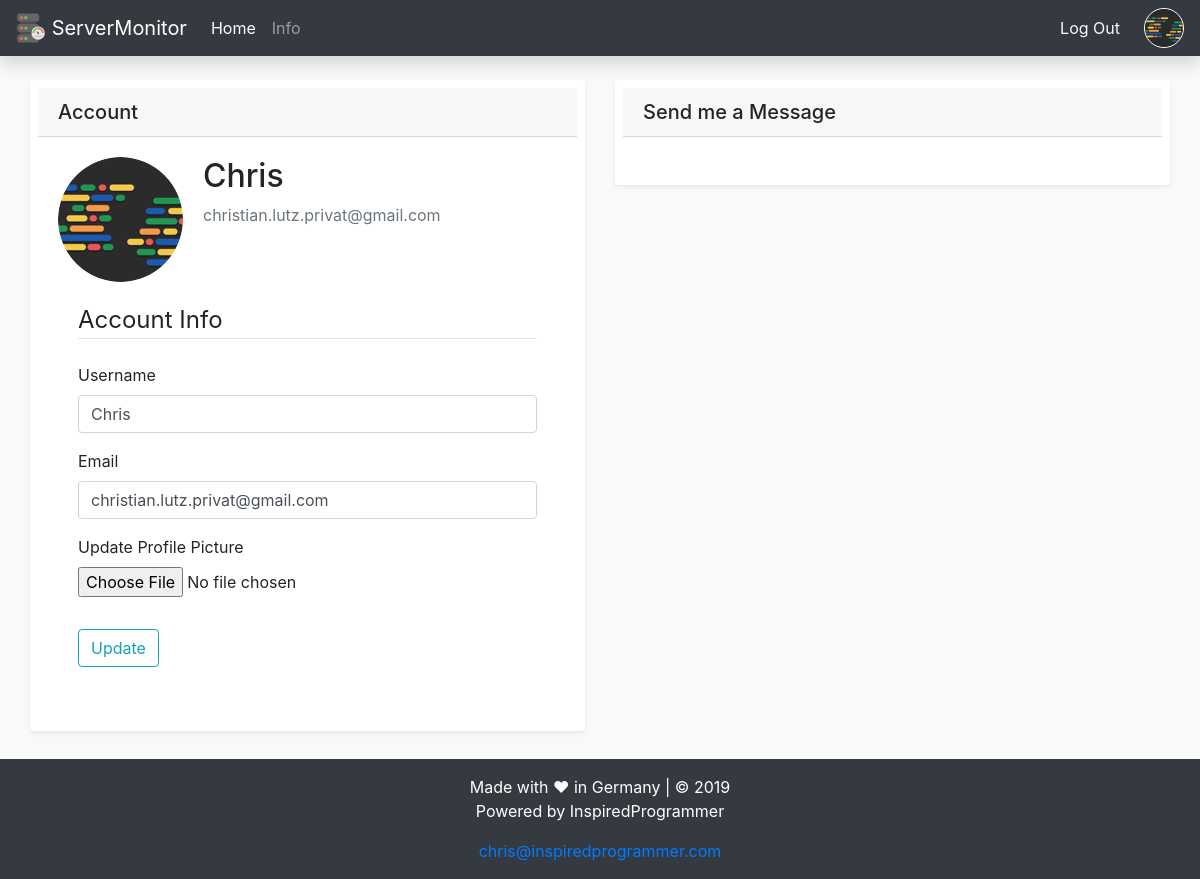
The page /account (signed in) on the database its author committed.
### monitor/models.py (models this page shows, shortened)
class User(db.Model, UserMixin):
    id = db.Column(db.Integer, primary_key=True)
    username = db.Column(db.String(20), unique=True, nullable=False)
    email = db.Column(db.String(20), unique=True, nullable=False)
    image_file = db.Column(db.String(20), nullable=False, default='default.jpg')
    password = db.Column(db.String(60), nullable=False)

### monitor/users/routes.py (the view)
@users.route("/account", methods=('GET', 'POST'))
@login_required
def account():
    form = UpdateAccountForm()
    if form.validate_on_submit():
        if form.picture.data:
            picture_file = save_picture(form.picture.data)
            current_user.image_file = picture_file
        current_user.username = form.username.data
        current_user.email = form.email.data
        db.session.commit()
        flash("Your account has been updated!", 'success')
        return redirect(url_for('users.account'))
    elif request.method == 'GET':
        form.username.data = current_user.username
        form.email.data = current_user.email
    image_file = url_for('static', filename='profile_pictures/' + current_user.image_file)
    return render_template('account.html', title="Your Account | ServerMonitor", image_file=image_file, form=form)

### monitor/users/forms.py (shortened to what this page needs)
class UpdateAccountForm(FlaskForm):
    username = StringField('Username', validators=[DataRequired(), Length(min=2, max=20)])
    email = StringField('Email', validators=[DataRequired(), Email()])
    picture = FileField('Update Profile Picture', validators=[FileAllowed(['jpg', 'png'])])
    submit = SubmitField('Update')

### monitor/models.py (called while the page is built)
@login_manager.user_loader
def load_user(user_id):
    return User.query.get(int(user_id))

### monitor/templates/account.html (shortened to what this page needs)
{% extends 'base.html' %}
{% block content %}
<div class="container-fluid">
    <div class="row">
        <div class="col">
            <div class="container-fluid shadow-sm p-2 mb-5 bg-white rounded">
                <h5 class="card-header">Account</h5>
                    <div class="card-body">
                        <div class="media">
                            <img class="rounded-circle account-img" src="{{ image_file }}" style="margin-right: 20px;" alt="" width="125" height="125">
                            <div class="media-body">
                                <h2 class="account-heading">{{ current_user.username }}</h2>
                                <p class="text-secondary">{{ current_user.email }}</p>
                            </div>
                        </div>
                        <div class="content-section card-body">
                            <form method="POST" action="" enctype="multipart/form-data">
                                <fieldset class="form-group">
                                    <legend class="border-bottom mb-4">Account Info</legend>
                                    <div class="form-group">
                                        {{ form.username.label(class="form-control-label") }}
                                        {% if form.username.errors %}
                                            {{ form.username(class="form-control is-invalid") }}
                                            <div class="invalid-feedback">
                                                {% for error in form.username.errors %}
                                                <span>{{ error }}</span>
                                                {% endfor %}
                                            </div>
                                        {% else %}
                                            {{ form.username(class="form-control form-control") }}
                                        {% endif %}
                                    </div>
                                    <div class="form-group">
                                        {{ form.email.label(class="form-control-label") }}
                                        {% if form.email.errors %}
                                        {{ form.email(class="form-control is-invalid") }}
                                        <div class="invalid-feedback">
                                            {% for error in form.email.errors %}
                                            <span>{{ error }}</span>
                                            {% endfor %}
                                        </div>
                                    {% else %}
                                        {{ form.email(class="form-control form-control") }}
                                    {% endif %}
                                    </div>
                                    <div class="form-group">
                                        {{ form.picture.label() }}
                                        {{ form.picture(class="form-control-file") }}
                                    </div>
                                </fieldset>
                                <div class="form-group">
                                    {{ form.submit(class="btn btn-outline-info") }}
                                </div>
                            </form>
                        </div>
                    </div>
            </div>
        </div>
        <div class="col">
            <div class="container-fluid shadow-sm p-2 mb-5 bg-white rounded">
                <h5 class="card-header">Send me a Message</h5>
                    <div class="card-body">
                    </div>
            </div>
        </div>
    </div>
</div>
{% endblock %}

### monitor/templates/base.html (shortened to what this page needs)
<!doctype html>
<html lang="en" style="width:100%; height:100%; margin:0;">
  <head>
    <link rel="stylesheet" href="https://stackpath.bootstrapcdn.com/bootstrap/4.3.1/css/bootstrap.min.css">
  </head>
  <body class="bg-light">
    <div id="page-container" style="position: relative; min-height: 100vh;">
      <nav class="navbar fixed-top navbar-expand-lg navbar-dark bg-dark shadow">
      <a class="navbar-brand" href="{{url_for('main.index')}}">
        <img src="/static/img/icon.svg" width="30" height="30" class="d-inline-block align-top" alt="">
        ServerMonitor
      </a>
      <div class="collapse navbar-collapse" id="navbarToggle">
        <div class="navbar-nav mr-auto">
          <a class="nav-item nav-link active" href="/">Home <span class="sr-only">(current)</span></a>
          <a class="nav-item nav-link" href="/info">Info</a>
        </div>
        <div class="navbar-nav">
          {% if current_user.is_authenticated %}
            <a class="nav-item nav-link text-light" style="margin-right: 16px" href="{{ url_for('users.logout') }}">Log Out</a>
            <a class="d-inline-block align-middle" href="{{ url_for('users.account') }}">
            <img src="{{ url_for('static', filename='profile_pictures/' + current_user.image_file) }}" alt="" width="40" height="40" class="rounded-circle border border-white">
            </a>
          {% else %}
            <a class="nav-item nav-link text-light" style="margin-right: 16px" href="{{ url_for('users.login') }}">Log In</a>
            <a class="nav-item nav-link border text-light rounded" href="{{ url_for('users.signup') }}">Sign Up</a>
          {% endif %}
        </div>
      </div>
      </nav>
      <div class="container-fluid" style="padding-top: 80px; padding-bottom: 100px">
        {% block content%}{% endblock %}
      </div>
      <footer class="page-footer font-small bg-dark" style="position: absolute; bottom: 0; width: 100%; height: 120px">
        <div class="footer-copyright text-center py-3 text-white">Made with ❤ in Germany | © 2019
          <p>Powered by InspiredProgrammer</p>
          <a href="mailto:chris@inspiredprogrammer.com">chris@inspiredprogrammer.com</a>
        </div>
      </footer>
    </div>
</body>
</html>

### rows shown on the page
User: image_file (picture), username "Chris", email "christian.lutz.privat@gmail.com"
